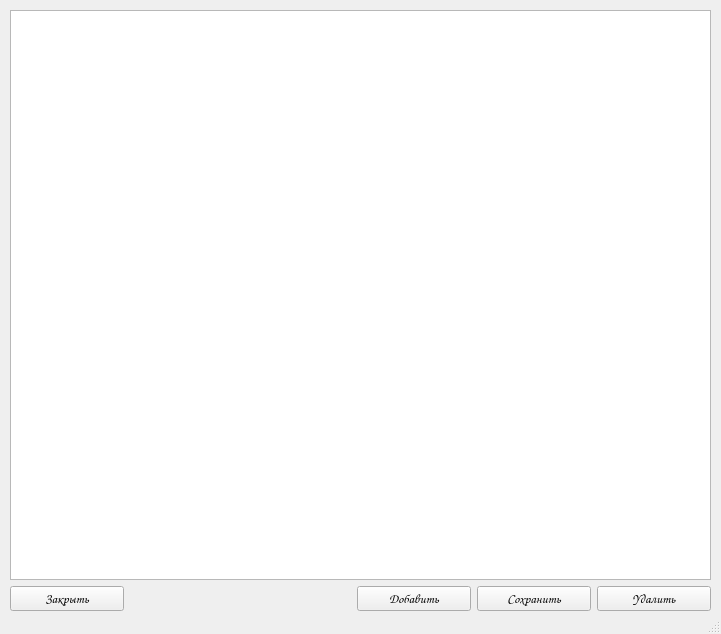
<?xml version="1.0" encoding="UTF-8"?>
<ui version="4.0">
 <class>MainWindow</class>
 <widget class="QMainWindow" name="MainWindow">
  <property name="geometry">
   <rect>
    <x>0</x>
    <y>0</y>
    <width>721</width>
    <height>634</height>
   </rect>
  </property>
  <property name="windowTitle">
   <string>MainWindow</string>
  </property>
  <widget class="QWidget" name="centralwidget">
   <widget class="QWidget" name="verticalLayoutWidget">
    <property name="geometry">
     <rect>
      <x>10</x>
      <y>10</y>
      <width>701</width>
      <height>601</height>
     </rect>
    </property>
    <layout class="QVBoxLayout" name="verticalLayout">
     <item>
      <widget class="QTableWidget" name="tableWidget"/>
     </item>
     <item>
      <layout class="QHBoxLayout" name="horizontalLayout" stretch="2,4,2,2,2">
       <item>
        <widget class="QPushButton" name="close_btn">
         <property name="font">
          <font>
           <family>Comic Sans MS</family>
           <pointsize>10</pointsize>
          </font>
         </property>
         <property name="text">
          <string>Закрыть</string>
         </property>
        </widget>
       </item>
       <item>
        <spacer name="horizontalSpacer">
         <property name="orientation">
          <enum>Qt::Horizontal</enum>
         </property>
         <property name="sizeHint" stdset="0">
          <size>
           <width>40</width>
           <height>20</height>
          </size>
         </property>
        </spacer>
       </item>
       <item>
        <widget class="QPushButton" name="add_btn">
         <property name="font">
          <font>
           <family>Comic Sans MS</family>
           <pointsize>10</pointsize>
          </font>
         </property>
         <property name="text">
          <string>Добавить</string>
         </property>
        </widget>
       </item>
       <item>
        <widget class="QPushButton" name="update_btn">
         <property name="font">
          <font>
           <family>Comic Sans MS</family>
           <pointsize>10</pointsize>
          </font>
         </property>
         <property name="text">
          <string>Сохранить</string>
         </property>
        </widget>
       </item>
       <item>
        <widget class="QPushButton" name="del_btn">
         <property name="font">
          <font>
           <family>Comic Sans MS</family>
           <pointsize>10</pointsize>
          </font>
         </property>
         <property name="text">
          <string>Удалить</string>
         </property>
        </widget>
       </item>
      </layout>
     </item>
    </layout>
   </widget>
  </widget>
  <widget class="QStatusBar" name="statusbar"/>
 </widget>
 <resources/>
 <connections/>
</ui>
